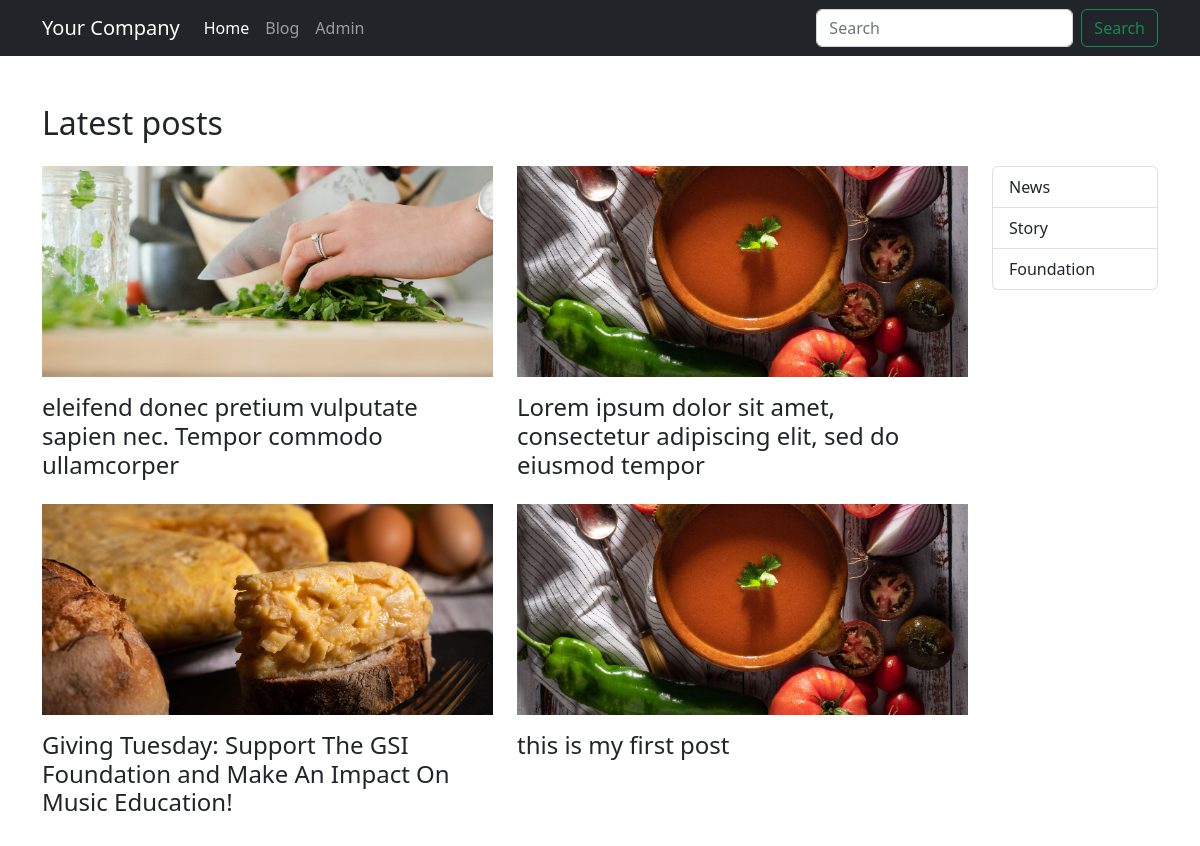
Screenshot of /blog/ with the database file from the repository.
### blog/models.py (models this page shows, shortened)
class Post(models.Model):
    STATUS_PUBLISHED = 1
    STATUS_DRAFT = 0
    STATUS_UNLISTED = -1
    status_choices = [
        (STATUS_PUBLISHED, 'Published'),
        (STATUS_DRAFT, 'Draft'),
        (STATUS_UNLISTED, 'Unlisted'),
    ]
    title = models.CharField(max_length=255)
    description = RichTextField()
    image = models.ImageField(upload_to = 'uploads/%Y/%m/%d/')
    author = models.ForeignKey(Author, on_delete=models.CASCADE)
    category = models.ManyToManyField(Category, related_name="posts", blank=True)
    slug = models.SlugField(max_length=255, unique=True)
    date_available = models.DateTimeField(default=timezone.now)
    sort_order = models.IntegerField(default=0)
    status = models.SmallIntegerField(default=STATUS_DRAFT, choices=status_choices)
    date_added = models.DateTimeField(default=timezone.now, editable=False)
    date_modified = models.DateTimeField(default=timezone.now, editable=False)

class Category(models.Model):
    name = models.CharField(max_length=255)
    description = RichTextField(blank=True, null=True)
    slug = models.SlugField(max_length=255, unique=True)
    sort_order = models.IntegerField(default=0)
    status = models.BooleanField(default=False)
    date_added = models.DateTimeField(default=timezone.now, editable=False)

### blog/views.py (the view)
# urls.py: path('', views.HomeView.as_view(), name='blog_home'),
class HomeView(TemplateView):
    template_name = 'blog/home.html'
    def get_context_data(self, **kwargs):
        context = super().get_context_data(**kwargs)
        context["latest_posts"] = Post.objects.filter(status=Post.STATUS_PUBLISHED).order_by("-date_available")
        context["categories"] = Category.objects.filter(status=True).order_by("sort_order")
        return context

### blog/templates/blog/home.html (shortened to what this page needs)
{% extends "base.html" %}
{% block content %}
<div class="container py-5">
    <h2 class="mb-4">Latest posts</h2>
    <div class="row">
        <div class="col-md-8 col-lg-10">
            <div class="row">
                {% for post in latest_posts %}
                <div class="col-12 col-lg-6 mb-3">{% include "blog/includes/post.html" %}</div>
                {% endfor %}
            </div>
        </div>
        <div class="col-md-4 col-lg-2">
            {% include "blog/includes/categories.html" %}
        </div>
    </div>
</div>
{% endblock content %}

### blog/templates/blog/includes/post.html
{% load static %}
<a href="{% url 'post' post.slug %}"><img class="img-fluid mb-3" src="{% static post.image %}" alt="{{ post.title }}" /></a>
<h3 class="h4"><a class="text-reset text-decoration-none" href="{% url 'post' post.slug %}">{{ post.title }}</a></h3>

### blog/templates/blog/includes/categories.html
{% if categories %}
<div class="list-group">
    {% for category in categories %}
    <a href="{% url 'blog_category' category.slug %}" class="list-group-item list-group-item-action">{{ category.name }}</a>
    {% endfor %}
</div>
{% endif %}

### rows the page displays
Post: image (picture), title "eleifend donec pretium vulputate sapien nec. Tempor commodo ullamcorper"
Post: image (picture), title "Lorem ipsum dolor sit amet, consectetur adipiscing elit, sed do eiusmod tempor"
Post: image (picture), title "Giving Tuesday: Support The GSI Foundation and Make An Impact On Music Education!"
Post: image (picture), title "this is my first post"
Category: name "News"
Category: name "Story"
Category: name "Foundation"
